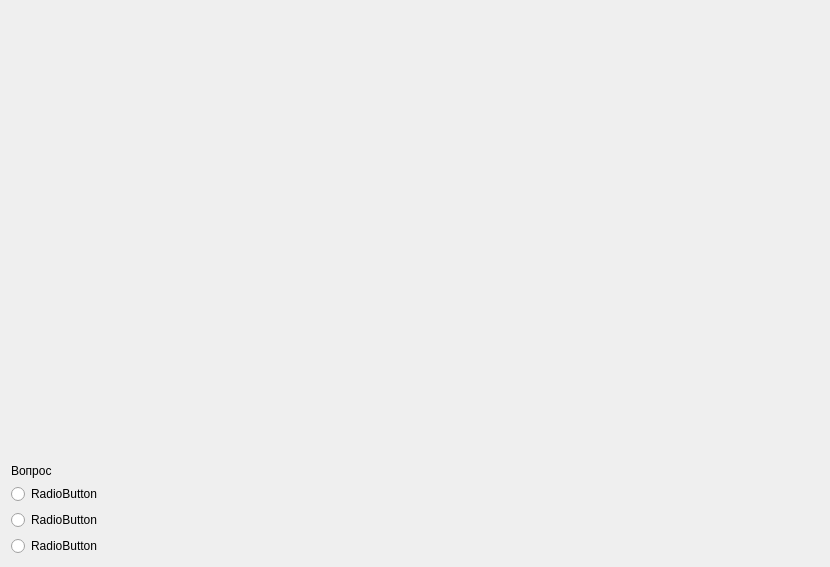
<?xml version="1.0" encoding="UTF-8"?>
<ui version="4.0">
 <class>QuestionPattern_Form</class>
 <widget class="QWidget" name="QuestionPattern_Form">
  <property name="geometry">
   <rect>
    <x>0</x>
    <y>0</y>
    <width>830</width>
    <height>567</height>
   </rect>
  </property>
  <property name="sizePolicy">
   <sizepolicy hsizetype="Preferred" vsizetype="Preferred">
    <horstretch>0</horstretch>
    <verstretch>0</verstretch>
   </sizepolicy>
  </property>
  <property name="minimumSize">
   <size>
    <width>0</width>
    <height>0</height>
   </size>
  </property>
  <property name="windowTitle">
   <string>Form</string>
  </property>
  <layout class="QVBoxLayout" name="verticalLayout_2">
   <item>
    <widget class="QStackedWidget" name="m_stackedWidget">
     <property name="sizePolicy">
      <sizepolicy hsizetype="Preferred" vsizetype="Expanding">
       <horstretch>0</horstretch>
       <verstretch>0</verstretch>
      </sizepolicy>
     </property>
    </widget>
   </item>
   <item>
    <widget class="QLabel" name="m_label_question">
     <property name="styleSheet">
      <string notr="true">font: 75 13pt &quot;Ubuntu&quot;;</string>
     </property>
     <property name="text">
      <string>Вопрос</string>
     </property>
    </widget>
   </item>
   <item>
    <widget class="QRadioButton" name="m_radioButton_1">
     <property name="text">
      <string>RadioButton</string>
     </property>
    </widget>
   </item>
   <item>
    <widget class="QRadioButton" name="m_radioButton_2">
     <property name="text">
      <string>RadioButton</string>
     </property>
    </widget>
   </item>
   <item>
    <widget class="QRadioButton" name="m_radioButton_3">
     <property name="text">
      <string>RadioButton</string>
     </property>
    </widget>
   </item>
  </layout>
 </widget>
 <resources/>
 <connections/>
</ui>
